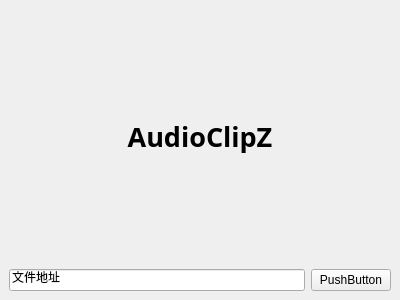
<?xml version="1.0" encoding="UTF-8"?>
<ui version="4.0">
 <class>MainWindow</class>
 <widget class="QMainWindow" name="MainWindow">
  <property name="geometry">
   <rect>
    <x>0</x>
    <y>0</y>
    <width>400</width>
    <height>300</height>
   </rect>
  </property>
  <property name="windowTitle">
   <string>AudioClipZ - 首页</string>
  </property>
  <widget class="QWidget" name="centralwidget">
   <property name="sizePolicy">
    <sizepolicy hsizetype="Preferred" vsizetype="Preferred">
     <horstretch>0</horstretch>
     <verstretch>0</verstretch>
    </sizepolicy>
   </property>
   <layout class="QVBoxLayout" name="verticalLayout">
    <item>
     <layout class="QVBoxLayout" name="verticalLayout_2">
      <item>
       <widget class="QLabel" name="label">
        <property name="font">
         <font>
          <family>Cascadia Code SemiBold</family>
          <pointsize>20</pointsize>
          <weight>75</weight>
          <bold>true</bold>
         </font>
        </property>
        <property name="text">
         <string>AudioClipZ</string>
        </property>
        <property name="alignment">
         <set>Qt::AlignCenter</set>
        </property>
       </widget>
      </item>
      <item>
       <layout class="QHBoxLayout" name="horizontalLayout">
        <item>
         <widget class="QLineEdit" name="lineEdit">
          <property name="maximumSize">
           <size>
            <width>500</width>
            <height>16777215</height>
           </size>
          </property>
          <property name="inputMask">
           <string>文件地址</string>
          </property>
          <property name="maxLength">
           <number>4</number>
          </property>
          <property name="echoMode">
           <enum>QLineEdit::Normal</enum>
          </property>
         </widget>
        </item>
        <item>
         <widget class="QPushButton" name="pushButton">
          <property name="text">
           <string>PushButton</string>
          </property>
         </widget>
        </item>
       </layout>
      </item>
     </layout>
    </item>
   </layout>
  </widget>
 </widget>
 <resources/>
 <connections/>
</ui>
